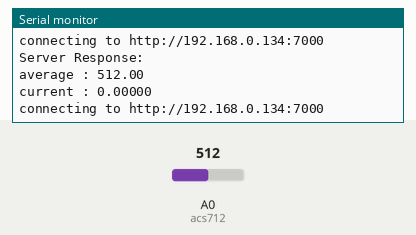
Simulated run of this sketch. Board: ESP8266 (NodeMCU). Parts: the last lines printed to the serial monitor. The inputs (shaded band) are chosen by the test bench; at power-on: A0 (acs712) = 512. WiFi joins after 1.5 s; servers stay silent unless stated; uploads are accepted with an empty reply.

Above: at 2.8 s.
2.9 s: A0 (acs712) set to 716
At 3.23 s:
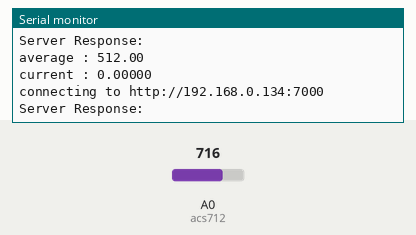
4.4 s: A0 (acs712) set to 900
At 5.23 s:
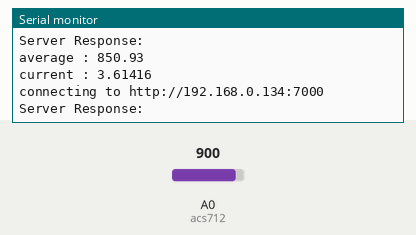
Timing chart, 0 to 7.4 s (numbered marks = the images above; inputs shaded):
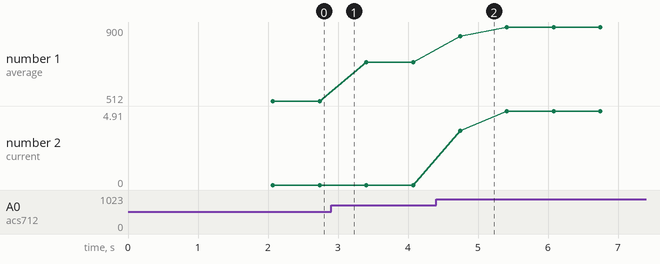

Measured:
- after the input at 4.4 s, the serial monitor: prints a new line after 0.34 s (image 2)
- plotted number 1: 512 → 716 after the input at 2.9 s, 716 → 900 after the input at 4.4 s
- plotted number 2: 0 → 4.91 after the input at 4.4 s

The sketch:

HEMS.ino
```cpp
/*
 *  Simple HTTP get webclient test
 */

#include <ESP8266WiFi.h>
#include <ESP8266HTTPClient.h>

#define acs712 A0

const String deviceID = "Treadmill";

// const char* ssid     = "CenturyLink8078";
// const char* password = "2816158333";

const char* ssid     = "CenturyLink8078";
const char* password = "2816158333";

const char* host = "192.168.0.134";
const int server_port = 7000;

String serverAddress = "http://"+String(host)+":"+String(server_port);


HTTPClient http;
WiFiClient wifiClient; // Declare a WiFiClient object

void setup() {
  Serial.begin(115200);
  delay(100);

  // We start by connecting to a WiFi network
  Serial.print("Connecting to ");
  Serial.println(ssid);

  WiFi.begin(ssid, password);

  while (WiFi.status() != WL_CONNECTED) {
    delay(500);
    Serial.print(".");
  }

  Serial.println("WiFi connected");

  pinMode(acs712, INPUT);

}


void loop() {
  // delay(5000);

  unsigned int x=0;
  float sensor_data=0.0, average=0.0, current=0.0;

    for (int x = 0; x < 150; x++){ //Get 150 samples
    sensor_data = analogRead(acs712);     //Read current sensor values
    average = average + sensor_data;  //Add samples together
    delay (3); // let ADC settle before next sample 3ms
    }
  average=average/150.0;//Taking Average of Samples

  Serial.print("average : ");
  Serial.println(average);//
  Serial.println();//

  average = average - 202;


  current = float(((average * (5.0 / 1024.0)) - 2.5 )/0.185);

  if (current < 0.06) {
    current = 0;
  }

  Serial.print("current : ");
  Serial.println(current, 5);//Print the read current on Serial monitor
  Serial.println();//


  Serial.print("connecting to ");
  Serial.println(serverAddress);


  http.begin(wifiClient, serverAddress);
  http.addHeader("Content-Type", "application/x-www-form-urlencoded"); // Set the content type


  // Data to send in the POST request
  String postData = "SensorId="+deviceID+"&Current=" + String(current, 16); // Convert the float# to a string with 16 decimal places

  // int httpCode = http.GET();
  int httpCode = http.POST(postData);

  if (httpCode > 0) {
    if (httpCode == HTTP_CODE_OK) {
      String payload = http.getString();
      Serial.println("Server Response: " + payload);
    }
  } else {
    Serial.println("Error on HTTP request");
  }

  http.end();
  // delay(1000); // Wait for 5 seconds
}
```
